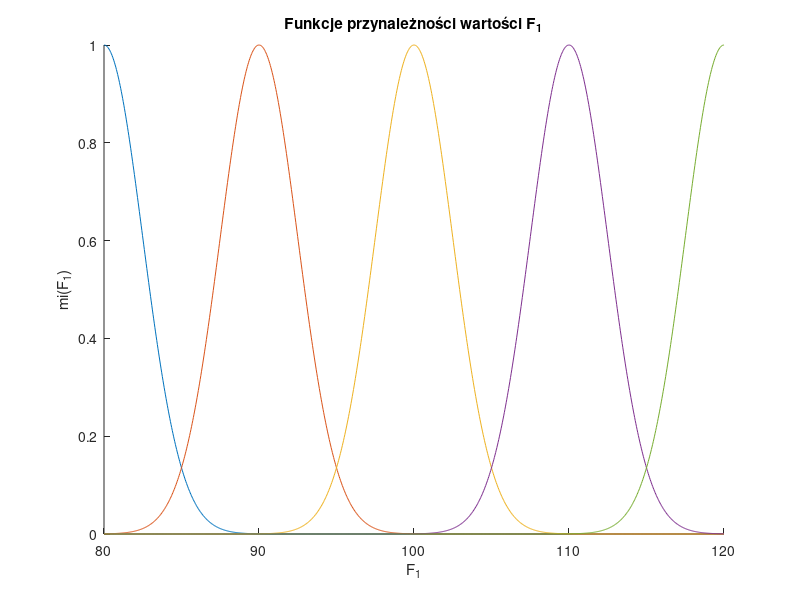
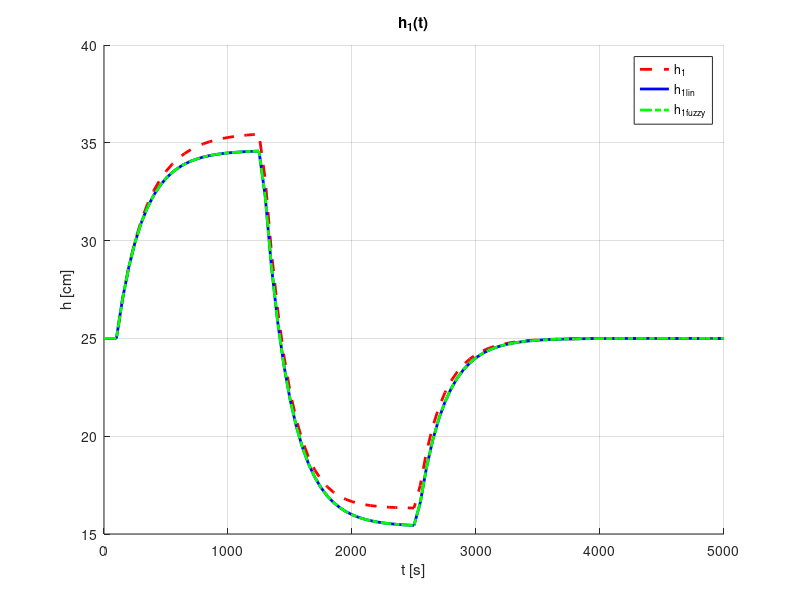
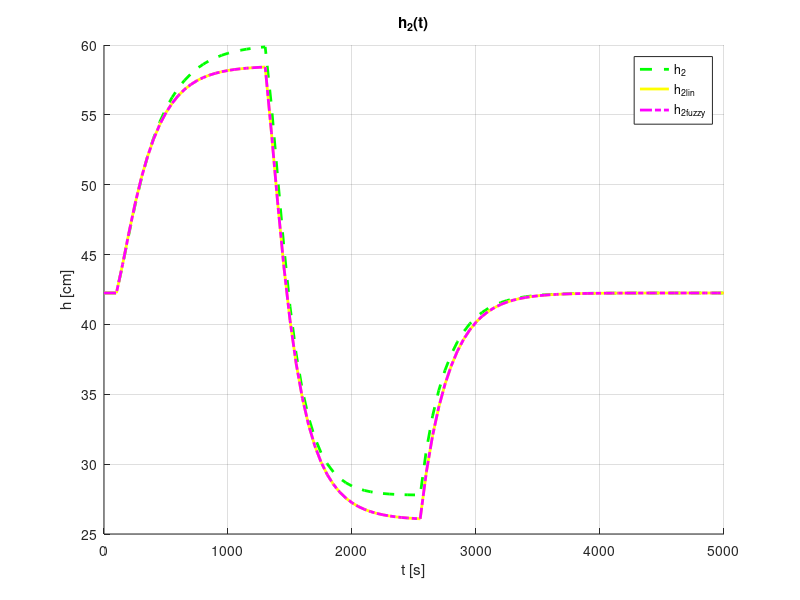

Write MATLAB code to recreate these figures, in order.
%%%%%%%%%%%%%%%%%%%%%%%%%%%%%%%%%%%%%%%%%%%%%%%%%%%%
%% Kaskadowa regulacja poziomu wody w zbiornikach %%
%%%%%%%%%%%%%%%%%%%%%%%%%%%%%%%%%%%%%%%%%%%%%%%%%%%%

%% Skrypt porównujący przebiegu h_1(t) i h_2(t) dla modeli: nieliniowego, liniowego, liniowego rozmytego
% Autor: Wojciech Rogalski
% Data: 25.10.2023r.
clear all;

%% Dane
P = 540;
C = 0.85;
alfa_1 = 26;
alfa_2 = 20;
Tp = 50;
steps = 100;

%% Punkt pracy
F_10 = 100;
F_D0 = 30;
h_10 = ((F_10+F_D0)/alfa_1)^2;
h_20 = ((F_10+F_D0)/alfa_2)^2;
V_10 = P * h_10;
V_20 = C * h_20^2;
tau = 100;

%% Alokacja pamięci
F_1 = zeros(1, steps);
F_1in = zeros(1, steps);
F_D = zeros(1,steps);
y_1 = zeros(1, steps);
y_1L = zeros(1, steps);
y_1F = zeros(1, steps);
y_2 = zeros(1, steps);
y_2L = zeros(1, steps);
y_2F = zeros(1, steps);
t = zeros(1, steps);

%% Warunki początkowe
V_1 = V_10;
V_2 = V_20;
h_1 = h_10;
h_2 = h_20;
V_1e = V_10;
V_2e = V_20;
h_1e = h_10;
h_2e = h_20;
V_1L = V_10;
V_2L = V_20;
h_1L = h_10;
h_2L = h_20;
V_1eL = V_10;
V_2eL = V_20;
h_1eL = h_10;
h_2eL = h_20;

y_1(1) = h_10;
y_1L(1) = h_10;
y_1F(1) = h_10;
y_2(1) = h_20;
y_2L(1) = h_20;
y_2F(1) = h_20;

%% Zbiory rozmyte F_1
V_1F = zeros(1, steps);
V_2F = zeros(1, steps);
h_1F = zeros(1, steps);
h_2F = zeros(1, steps);
V_1F(1:tau/Tp+1) = V_10;
V_2F(1:tau/Tp+1) = V_20;
h_1F(1:tau/Tp+1) = h_10;
h_2F(1:tau/Tp+1) = h_20;

%% Rozmywanie F_1
sets = 5;
n = 1000;
width = 2.5;
F_1Fmax = 120;
F_1Fmin = 80;
F_1F = zeros(1, sets);
F_1F(1) = 80;
F_1F(2) = 90;
F_1F(3) = 100;
F_1F(4) = 110;
F_1F(5) = 120;
x = linspace(F_1Fmin, F_1Fmax, n);
w_arr = cell(1, sets);

for i = 1:sets
    w_arr{i} = gaussmf(x, [width, F_1F(i)]);
end

figure(1);
hold on;
plot(x, w_arr{1});
plot(x, w_arr{2});
plot(x, w_arr{3});
plot(x, w_arr{4});
plot(x, w_arr{5});
hold off;
title('Funkcje przynależności wartości F_{1}');
xlabel('F_{1}');
ylabel('mi(F_{1})');
axis([F_1Fmin F_1Fmax 0 1]);

%% Punkty pracy dla różnych wartości F_1F
V_1F0 = zeros(1, sets);
V_2F0 = zeros(1, sets);
h_1F0 = zeros(1, sets);
h_2F0 = zeros(1, sets);
V_1eLF = zeros(1, sets);
V_2eLF = zeros(1, sets);
h_1eLF = zeros(1, sets);
h_2eLF = zeros(1, sets);
w_1 = zeros(1, n);
w_2 = zeros(1, n);

for i = 1:sets
    h_1F0(i) = ((F_1F(i) + F_D0) / alfa_1)^2;
    h_2F0(i) = ((F_1F(i) + F_D0) / alfa_2)^2;
    V_1F0(i) = P * h_1F0(i);
    V_2F0(i) = C * (h_2F0(i))^2;
end

%% Funkcje różniczkujące
fun_1 = @(h_1, F_1, F_D) F_1 + F_D - alfa_1 * sqrt(h_1);
fun_2 = @(h_1, h_2) alfa_1 * sqrt(h_1) - alfa_2 * sqrt(h_2);
fun_1L = @(h_1, h10, F_1, F_D, F10, FD0) (F_1-F10) + (F_D-FD0) - alfa_1 / (2*sqrt(h10)) * (h_1-h10);
fun_2L = @(h_1, h10, h_2, h20) alfa_1 / (2*sqrt(h10)) * (h_1-h10) - alfa_2 / (2*sqrt(h20)) * (h_2-h20);

F_1(1) = F_10;

%% Dane odpowiadjące wykresom przedstawiającym odpowiedzi układu na zmienę dopływu sterującego F_1
% F_1in(1:25) = F_10+20;
% F_1in(26:50) = F_10-15;
% F_1in(51:steps) = F_10;
% F_D(1:steps) = F_D0;

%% Dane odpowiadjące wykresom przedstawiającym odpowiedzi układu na zmienę dopływu zakłócającego F_1
F_1in(1:steps) = F_10;
F_D(1:25) = F_D0+25;
F_D(26:50) = F_D0-25;
F_D(51:steps) = F_D0;

%% Modified Euler 
for i = 2:steps    
    if(i <= tau/Tp)
        F_1(i) = F_10;
        y_1(i) = h_10;
        y_1L(i) = h_10;
        y_1F(i) = h_10;
        y_2(i) = h_20;
        y_2L(i) = h_20;
        y_2F(i) = h_20;
        t(i) = i*Tp;
        continue;
    else
        F_1(i) = F_1in(i-tau/Tp);
    end
    
    %% Część nieliniowa
    V_1 = V_1e + Tp * fun_1(h_1e, F_1(i-1), F_D(i-1));
    V_2 = V_2e + Tp * fun_2(h_1e, h_2e);
    h_1 = V_1 / P;
    h_2 = sqrt(V_2 / C);

    V_1e = V_1e + 1/2 * Tp * (fun_1(h_1e, F_1(i-1), F_D(i-1)) + fun_1(h_1, F_1(i), F_D(i)));  
    V_2e = V_2e + 1/2 * Tp * (fun_2(h_1e, h_2e) + fun_2(h_1, h_2));
    h_1e = V_1e / P;
    h_2e = sqrt(V_2e / C);

    %% Część liniowa
    V_1L = V_1eL + Tp * fun_1L(h_1eL, h_10, F_1(i-1), F_D(i-1), F_10, F_D0);
    V_2L = V_2eL + Tp * fun_2L(h_1eL, h_10, h_2eL, h_20);
    h_1L= V_1L / P;
    h_2L = sqrt(V_2L / C);

    V_1eL = V_1eL + 1/2 * Tp * (fun_1L(h_1eL, h_10, F_1(i-1), F_D(i-1), F_10, F_D0) + fun_1L(h_1L, h_10, F_1(i), F_D(i), F_10, F_D0));
    V_2eL = V_2eL + 1/2 * Tp * (fun_2L(h_1eL, h_10, h_2eL, h_20) + fun_2L(h_1L, h_10, h_2L, h_20));
    h_1eL = V_1eL / P;
    h_2eL = sqrt(V_2eL / C);

    %% Część rozmyta
    number_1 = round((F_1(i) - F_1Fmin) * (n - 0)/(F_1Fmax - F_1Fmin) + 0);
    number_2 = round((F_1(i-1) - F_1Fmin) * (n - 0)/(F_1Fmax - F_1Fmin) + 0);
    for j = 1:sets
        w_1(j) = w_arr{j}(number_1);
        w_2(j) = w_arr{j}(number_2);

        V_1LF = V_1F(i-1) + Tp * fun_1L(h_1F(i-1), h_1F0(j), F_1(i-1), F_D(i-1), F_1F(j), F_D0);
        V_2LF = V_2F(i-1) + Tp * fun_2L(h_1F(i-1), h_1F0(j), h_2F(i-1), h_2F0(j));
        h_1LF = V_1LF / P;
        h_2LF = sqrt(V_2LF / C);
    
        V_1eLF(j) = V_1F(i-1) + 1/2 * Tp * (fun_1L(h_1F(i-1), h_1F0(j), F_1(i-1), F_D(i-1), F_1F(j), F_D0) + fun_1L(h_1LF, h_1F0(j), F_1F(j), F_D(i), F_1F(j), F_D0));
        V_2eLF(j) = V_2F(i-1) + 1/2 * Tp * (fun_2L(h_1F(i-1), h_1F0(j), h_2F(i-1), h_2F0(j)) + fun_2L(h_1LF, h_1F0(j), h_2LF, h_2F0(j)));
        h_1eLF(j) = V_1eLF(j) / P;
        h_2eLF(j) = sqrt(V_2eLF(j) / C);
    end

        V_1_sum = 0;
        V_2_sum = 0;
        h_1_sum = 0;
        h_2_sum = 0;
        w_sum_1 = 0;
        w_sum_2 = 0;

    for j = 1:sets
        V_1_sum = V_1_sum + V_1eLF(j) * w_1(j);
        V_2_sum = V_2_sum + V_2eLF(j) * w_2(j);
        h_1_sum = h_1_sum + h_1eLF(j) * w_1(j);
        h_2_sum = h_2_sum + h_2eLF(j) * w_2(j);
        w_sum_1 = w_sum_1 + w_1(j);
        w_sum_2 = w_sum_2 + w_2(j);
    end

    V_1F(i) = V_1_sum / w_sum_1;
    V_2F(i) = V_2_sum / w_sum_2;
    h_1F(i) = h_1_sum / w_sum_1;
    h_2F(i) = h_2_sum / w_sum_2;

    y_1(i) = h_1e;
    y_1L(i) = h_1eL;
    y_1F(i) = h_1F(i);
    y_2(i) = h_2e;
    y_2L(i) = h_2eL;
    y_2F(i) = h_2F(i);
    t(i) = i*Tp;
end

%% Prezentacja wyników
figure(2);
hold on;
plot(t, y_1, 'r--','LineWidth',2);
plot(t, y_1L, 'b','LineWidth',2);
plot(t, y_1F, 'g-.', 'LineWidth',2);
hold off;
title('h_{1}(t)');
legend('h_1', 'h_{1lin}', 'h_{1fuzzy}');
xlabel('t [s]');
ylabel('h [cm]');
grid on;

figure(3);
hold on;
plot(t, y_2, 'g--','LineWidth',2);
plot(t, y_2L, 'y','LineWidth',2);
plot(t, y_2F, 'm-.', 'LineWidth',2);
hold off;
title('h_{2}(t)');
legend('h_2', 'h_{2lin}', 'h_{2fuzzy}');
xlabel('t [s]');
ylabel('h [cm]');
grid on;